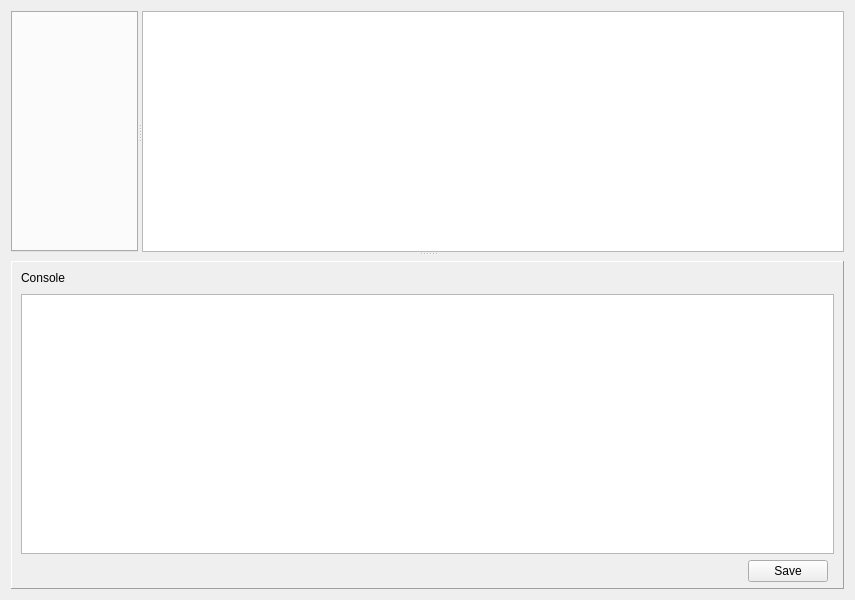
<?xml version="1.0" encoding="UTF-8"?>
<ui version="4.0">
 <class>View</class>
 <widget class="py_QWidget" name="View">
  <property name="geometry">
   <rect>
    <x>0</x>
    <y>0</y>
    <width>855</width>
    <height>600</height>
   </rect>
  </property>
  <property name="windowTitle">
   <string>Form</string>
  </property>
  <layout class="QVBoxLayout" name="verticalLayout_2">
   <item>
    <widget class="QSplitter" name="splitterConsole">
     <property name="orientation">
      <enum>Qt::Vertical</enum>
     </property>
     <widget class="QSplitter" name="splitter1">
      <property name="sizePolicy">
       <sizepolicy hsizetype="Expanding" vsizetype="Preferred">
        <horstretch>2</horstretch>
        <verstretch>0</verstretch>
       </sizepolicy>
      </property>
      <property name="orientation">
       <enum>Qt::Horizontal</enum>
      </property>
      <property name="childrenCollapsible">
       <bool>false</bool>
      </property>
      <widget class="QTabWidget" name="tabWidgetResults">
       <property name="currentIndex">
        <number>-1</number>
       </property>
       <property name="elideMode">
        <enum>Qt::ElideLeft</enum>
       </property>
       <property name="tabsClosable">
        <bool>true</bool>
       </property>
      </widget>
      <widget class="QTreeWidget" name="treeWidgetInfo">
       <property name="font">
        <font>
         <pointsize>10</pointsize>
        </font>
       </property>
       <property name="horizontalScrollBarPolicy">
        <enum>Qt::ScrollBarAsNeeded</enum>
       </property>
       <property name="editTriggers">
        <set>QAbstractItemView::NoEditTriggers</set>
       </property>
       <property name="showDropIndicator" stdset="0">
        <bool>false</bool>
       </property>
       <property name="alternatingRowColors">
        <bool>true</bool>
       </property>
       <property name="selectionMode">
        <enum>QAbstractItemView::NoSelection</enum>
       </property>
       <property name="verticalScrollMode">
        <enum>QAbstractItemView::ScrollPerPixel</enum>
       </property>
       <property name="rootIsDecorated">
        <bool>true</bool>
       </property>
       <property name="itemsExpandable">
        <bool>true</bool>
       </property>
       <property name="allColumnsShowFocus">
        <bool>true</bool>
       </property>
       <property name="wordWrap">
        <bool>true</bool>
       </property>
       <property name="headerHidden">
        <bool>true</bool>
       </property>
       <property name="expandsOnDoubleClick">
        <bool>true</bool>
       </property>
       <property name="columnCount">
        <number>2</number>
       </property>
       <attribute name="headerStretchLastSection">
        <bool>true</bool>
       </attribute>
       <column>
        <property name="text">
         <string notr="true">1</string>
        </property>
       </column>
       <column>
        <property name="text">
         <string notr="true">2</string>
        </property>
       </column>
      </widget>
     </widget>
     <widget class="QWidget" name="layoutWidget">
      <layout class="QVBoxLayout" name="verticalLayout">
       <property name="sizeConstraint">
        <enum>QLayout::SetMaximumSize</enum>
       </property>
       <item>
        <spacer name="verticalSpacer">
         <property name="orientation">
          <enum>Qt::Vertical</enum>
         </property>
         <property name="sizeType">
          <enum>QSizePolicy::Fixed</enum>
         </property>
         <property name="sizeHint" stdset="0">
          <size>
           <width>20</width>
           <height>5</height>
          </size>
         </property>
        </spacer>
       </item>
       <item>
        <widget class="QFrame" name="frameConsole">
         <property name="sizePolicy">
          <sizepolicy hsizetype="Preferred" vsizetype="Expanding">
           <horstretch>0</horstretch>
           <verstretch>0</verstretch>
          </sizepolicy>
         </property>
         <property name="frameShape">
          <enum>QFrame::Panel</enum>
         </property>
         <property name="frameShadow">
          <enum>QFrame::Raised</enum>
         </property>
         <layout class="QGridLayout" name="gridLayout_2">
          <property name="sizeConstraint">
           <enum>QLayout::SetMaximumSize</enum>
          </property>
          <property name="leftMargin">
           <number>9</number>
          </property>
          <property name="topMargin">
           <number>6</number>
          </property>
          <property name="bottomMargin">
           <number>6</number>
          </property>
          <item row="0" column="0">
           <widget class="QLabel" name="label">
            <property name="sizePolicy">
             <sizepolicy hsizetype="Fixed" vsizetype="Fixed">
              <horstretch>0</horstretch>
              <verstretch>0</verstretch>
             </sizepolicy>
            </property>
            <property name="minimumSize">
             <size>
              <width>0</width>
              <height>16</height>
             </size>
            </property>
            <property name="maximumSize">
             <size>
              <width>16777215</width>
              <height>20</height>
             </size>
            </property>
            <property name="text">
             <string>Console</string>
            </property>
           </widget>
          </item>
          <item row="0" column="1">
           <spacer name="horizontalSpacer">
            <property name="orientation">
             <enum>Qt::Horizontal</enum>
            </property>
            <property name="sizeHint" stdset="0">
             <size>
              <width>382</width>
              <height>16</height>
             </size>
            </property>
           </spacer>
          </item>
          <item row="0" column="3">
           <widget class="QToolButton" name="buttonShowConsole">
            <property name="sizePolicy">
             <sizepolicy hsizetype="Fixed" vsizetype="Fixed">
              <horstretch>0</horstretch>
              <verstretch>0</verstretch>
             </sizepolicy>
            </property>
            <property name="minimumSize">
             <size>
              <width>20</width>
              <height>20</height>
             </size>
            </property>
            <property name="maximumSize">
             <size>
              <width>20</width>
              <height>20</height>
             </size>
            </property>
            <property name="text">
             <string/>
            </property>
            <property name="icon">
             <iconset resource="../../icons/result/icons.qrc">
              <normaloff>:/result/icons/hide.png</normaloff>:/result/icons/hide.png</iconset>
            </property>
            <property name="iconSize">
             <size>
              <width>22</width>
              <height>22</height>
             </size>
            </property>
            <property name="autoRaise">
             <bool>true</bool>
            </property>
           </widget>
          </item>
          <item row="0" column="2">
           <widget class="QToolButton" name="buttonHideConsole">
            <property name="sizePolicy">
             <sizepolicy hsizetype="Fixed" vsizetype="Fixed">
              <horstretch>0</horstretch>
              <verstretch>0</verstretch>
             </sizepolicy>
            </property>
            <property name="minimumSize">
             <size>
              <width>20</width>
              <height>20</height>
             </size>
            </property>
            <property name="maximumSize">
             <size>
              <width>20</width>
              <height>20</height>
             </size>
            </property>
            <property name="text">
             <string/>
            </property>
            <property name="icon">
             <iconset resource="../../icons/result/icons.qrc">
              <normaloff>:/result/icons/show.png</normaloff>:/result/icons/show.png</iconset>
            </property>
            <property name="iconSize">
             <size>
              <width>22</width>
              <height>22</height>
             </size>
            </property>
            <property name="autoRaise">
             <bool>true</bool>
            </property>
           </widget>
          </item>
          <item row="1" column="0" colspan="4">
           <widget class="QWidget" name="widgetConsole" native="true">
            <property name="sizePolicy">
             <sizepolicy hsizetype="Preferred" vsizetype="Expanding">
              <horstretch>0</horstretch>
              <verstretch>0</verstretch>
             </sizepolicy>
            </property>
            <layout class="QGridLayout" name="gridLayout">
             <property name="margin">
              <number>0</number>
             </property>
             <item row="0" column="0" colspan="3">
              <widget class="QTextEdit" name="textEditConsole">
               <property name="sizePolicy">
                <sizepolicy hsizetype="Expanding" vsizetype="Expanding">
                 <horstretch>0</horstretch>
                 <verstretch>1</verstretch>
                </sizepolicy>
               </property>
               <property name="minimumSize">
                <size>
                 <width>0</width>
                 <height>0</height>
                </size>
               </property>
               <property name="readOnly">
                <bool>true</bool>
               </property>
              </widget>
             </item>
             <item row="1" column="0">
              <spacer name="spacerSave">
               <property name="orientation">
                <enum>Qt::Horizontal</enum>
               </property>
               <property name="sizeHint" stdset="0">
                <size>
                 <width>786</width>
                 <height>20</height>
                </size>
               </property>
              </spacer>
             </item>
             <item row="1" column="1">
              <widget class="QPushButton" name="buttonSaveOutput">
               <property name="sizePolicy">
                <sizepolicy hsizetype="Fixed" vsizetype="Fixed">
                 <horstretch>0</horstretch>
                 <verstretch>0</verstretch>
                </sizepolicy>
               </property>
               <property name="text">
                <string>Save</string>
               </property>
              </widget>
             </item>
            </layout>
           </widget>
          </item>
         </layout>
        </widget>
       </item>
      </layout>
     </widget>
    </widget>
   </item>
  </layout>
  <action name="actionOpen">
   <property name="icon">
    <iconset resource="../../icons/result/icons.qrc">
     <normaloff>:/result/icons/document-open.png</normaloff>:/result/icons/document-open.png</iconset>
   </property>
   <property name="text">
    <string>&amp;Open</string>
   </property>
   <property name="shortcut">
    <string>Ctrl+O</string>
   </property>
  </action>
  <action name="actionExpandAll">
   <property name="enabled">
    <bool>true</bool>
   </property>
   <property name="icon">
    <iconset resource="../../icons/result/icons.qrc">
     <normaloff>:/result/icons/go-bottom.png</normaloff>:/result/icons/go-bottom.png</iconset>
   </property>
   <property name="text">
    <string>Expand &amp;all</string>
   </property>
  </action>
  <action name="actionExpand">
   <property name="icon">
    <iconset resource="../../icons/result/icons.qrc">
     <normaloff>:/result/icons/go-down.png</normaloff>:/result/icons/go-down.png</iconset>
   </property>
   <property name="text">
    <string>&amp;Expand</string>
   </property>
  </action>
  <action name="actionClose">
   <property name="icon">
    <iconset resource="../../icons/result/icons.qrc">
     <normaloff>:/result/icons/tab-close.png</normaloff>:/result/icons/tab-close.png</iconset>
   </property>
   <property name="text">
    <string>&amp;Close</string>
   </property>
   <property name="shortcut">
    <string>Ctrl+W</string>
   </property>
  </action>
  <action name="actionCollapse">
   <property name="icon">
    <iconset resource="../../icons/result/icons.qrc">
     <normaloff>:/result/icons/go-up.png</normaloff>:/result/icons/go-up.png</iconset>
   </property>
   <property name="text">
    <string>&amp;Collapse</string>
   </property>
  </action>
  <action name="actionCollapseAll">
   <property name="icon">
    <iconset resource="../../icons/result/icons.qrc">
     <normaloff>:/result/icons/go-top.png</normaloff>:/result/icons/go-top.png</iconset>
   </property>
   <property name="text">
    <string>Co&amp;llapse all</string>
   </property>
  </action>
  <action name="actionClearMenu">
   <property name="text">
    <string>Clear &amp;menu</string>
   </property>
  </action>
 </widget>
 <customwidgets>
  <customwidget>
   <class>py_QWidget</class>
   <extends>QWidget</extends>
   <header>py_qwidget.h</header>
   <container>1</container>
  </customwidget>
 </customwidgets>
 <resources>
  <include location="../../icons/result/icons.qrc"/>
  <include location="../../icons/icons.qrc"/>
  <include location="../../icons/test/icons.qrc"/>
 </resources>
 <connections/>
</ui>
